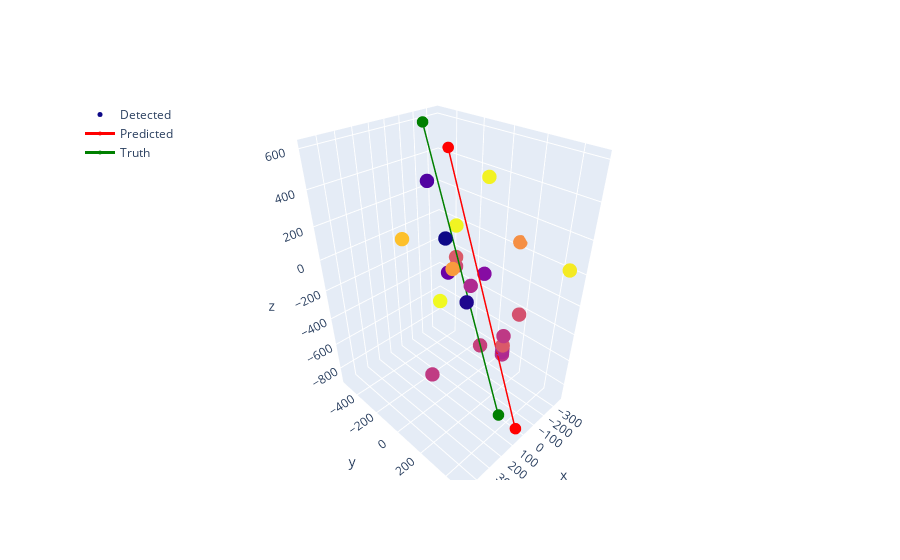

Here is the notebook cell this chart was saved with:
### Markdown cell above
## Plot the result

### Code cell
import plotly.graph_objects as go

fig3 = go.Figure(data = [
        go.Scatter3d(
            x=event_df['x'].to_numpy(), y=event_df['y'].to_numpy(), z=event_df['z'].to_numpy(),
            mode='markers',
            marker=dict(size=5, color=event_df['time'].to_numpy(), opacity=1),
            name="Detected"
        ),
        go.Scatter3d(
            x=line[:,0], y=line[:,1], z=line[:,2],
            marker=dict(
                size=4,
                color='red',
            ),
            line=dict(
                color='red',
                width=3
            ),
            name="Predicted"
        ),
        go.Scatter3d(
            x=truth_trace[:,0], y=truth_trace[:,1], z=truth_trace[:,2],
            marker=dict(
                size=4,
                color='green',
            ),
            line=dict(
                color='green',
                width=3
            ),
            name="Truth"
        )
    ])

# Set x and y axis ranges
fig3.update_xaxes(range=[-extent, extent])
fig3.update_yaxes(range=[-extent, extent])
# fig3.update_zaxes(range=[-extent, extent])

# Add a legend
fig3.update_layout(
    showlegend=True, 
    legend=dict(x=0, y=1),)

fig3.show()

### Figure 1 — Plotly figure (JSON) as saved in the notebook; plotly's stock layout.template omitted (floating-point values rounded to 4 significant figures)
{"data": [{"marker": {"color": [6601, 6896, 7826, 7866, 11861, 15223, 8377, 8419, 15263, 9014, 9883, 10450, 9908, 9911, 9925, 9939, 9978, 10039, 9964, 10036, 10089, 10117, 11539, 10117, 10347, 13016, 10546, 10605, 10807, 11108, 11328, 11540, 13291, 14159, 15049, 15362], "opacity": 1, "size": 5}, "mode": "markers", "name": "Detected", "type": "scatter3d", "x": [31.25, 303.4, -256.1, -156.2, -156.2, -156.2, -334.8, -290.7, -290.7, -156.2, -66.7, -66.7, -66.7, -66.7, -66.7, -66.7, -66.7, -66.7, -66.7, -66.7, 132.0, -66.7, -66.7, -66.7, -358.4, -358.4, -66.7, 330.0, 11.87, -290.7, -21.97, -290.7, -121.8, 472.1, -347.9, 1.71], "y": [-72.93, 335.6, -521.1, 43.37, 43.37, 43.37, -424.5, -307.4, -307.4, 43.37, 276.9, 276.9, 276.9, 276.9, 276.9, 276.9, 276.9, 276.9, 276.9, 276.9, 203.0, 276.9, 276.9, 276.9, 120.6, 120.6, 276.9, 127.2, 179.2, -307.4, 393.2, -307.4, -171.0, 127.9, 451.5, -150.6], "z": [138.2, 87.44, 240.7, 449.8, 449.8, 449.8, -401.5, 10.54, 10.54, -111.9, -506.4, -506.4, -489.4, -489.4, -489.4, -489.4, -489.4, -489.4, -472.4, -472.4, 26.15, -438.3, -438.3, -455.3, 38.5, 38.5, -370.2, -486.3, -450.3, -278.8, -129.9, -210.7, -161.5, 385.1, 8.4, -319.7]}, {"line": {"color": "red", "width": 3}, "marker": {"color": "red", "size": 4}, "name": "Predicted", "type": "scatter3d", "x": [27.42, -207.3], "y": [487.8, -291.1], "z": [-882.9, 504.4]}, {"line": {"color": "green", "width": 3}, "marker": {"color": "green", "size": 4}, "name": "Truth", "type": "scatter3d", "x": [-216.2, 216.2], "y": [-497.0, 497.0], "z": [594.0, -594.0]}], "layout": {"legend": {"x": 0, "y": 1}, "showlegend": true, "xaxis": {"range": [-804.1, 804.1]}, "yaxis": {"range": [-804.1, 804.1]}}}
